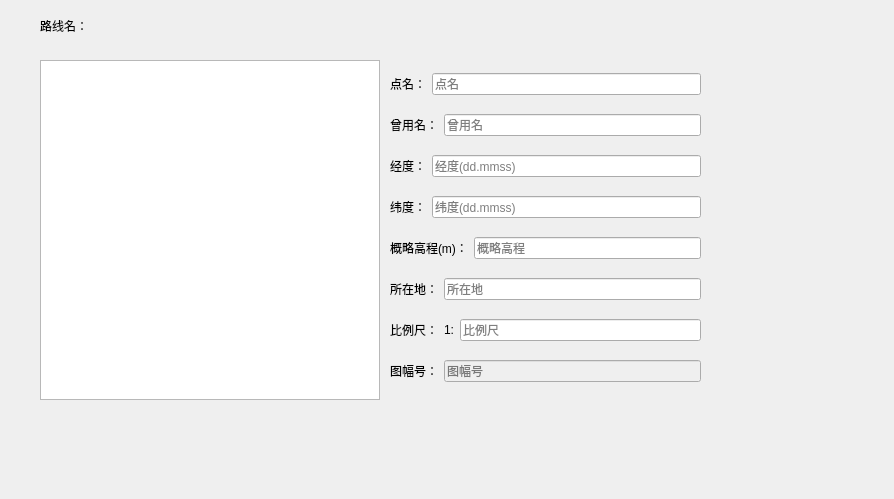
<?xml version="1.0" encoding="UTF-8"?>
<ui version="4.0">
 <class>Form</class>
 <widget class="QWidget" name="Form">
  <property name="geometry">
   <rect>
    <x>0</x>
    <y>0</y>
    <width>894</width>
    <height>499</height>
   </rect>
  </property>
  <property name="windowTitle">
   <string>Form</string>
  </property>
  <widget class="QLabel" name="labelLineName">
   <property name="geometry">
    <rect>
     <x>40</x>
     <y>20</y>
     <width>54</width>
     <height>12</height>
    </rect>
   </property>
   <property name="text">
    <string>路线名：</string>
   </property>
  </widget>
  <widget class="QWidget" name="verticalLayoutWidget">
   <property name="geometry">
    <rect>
     <x>390</x>
     <y>60</y>
     <width>311</width>
     <height>341</height>
    </rect>
   </property>
   <layout class="QVBoxLayout" name="verticalLayoutBasicInfo">
    <item>
     <layout class="QHBoxLayout" name="horizontalLayoutPointName">
      <item>
       <widget class="QLabel" name="labelPointName">
        <property name="text">
         <string>点名：</string>
        </property>
       </widget>
      </item>
      <item>
       <widget class="QLineEdit" name="lineEditPointName">
        <property name="placeholderText">
         <string>点名</string>
        </property>
       </widget>
      </item>
     </layout>
    </item>
    <item>
     <layout class="QHBoxLayout" name="horizontalLayoutFormerName">
      <item>
       <widget class="QLabel" name="labelFormerName">
        <property name="text">
         <string>曾用名：</string>
        </property>
       </widget>
      </item>
      <item>
       <widget class="QLineEdit" name="lineEditFormerName">
        <property name="placeholderText">
         <string>曾用名</string>
        </property>
       </widget>
      </item>
     </layout>
    </item>
    <item>
     <layout class="QHBoxLayout" name="horizontalLayoutLongitude">
      <item>
       <widget class="QLabel" name="labelLongitude">
        <property name="text">
         <string>经度：</string>
        </property>
       </widget>
      </item>
      <item>
       <widget class="QLineEdit" name="lineEditLongitude">
        <property name="placeholderText">
         <string>经度(dd.mmss)</string>
        </property>
       </widget>
      </item>
     </layout>
    </item>
    <item>
     <layout class="QHBoxLayout" name="horizontalLayoutLatitude">
      <item>
       <widget class="QLabel" name="labelLatitude">
        <property name="text">
         <string>纬度：</string>
        </property>
       </widget>
      </item>
      <item>
       <widget class="QLineEdit" name="lineEditLatitude">
        <property name="placeholderText">
         <string>纬度(dd.mmss)</string>
        </property>
       </widget>
      </item>
     </layout>
    </item>
    <item>
     <layout class="QHBoxLayout" name="horizontalLayoutHeight">
      <item>
       <widget class="QLabel" name="labelHight">
        <property name="text">
         <string>概略高程(m)：</string>
        </property>
       </widget>
      </item>
      <item>
       <widget class="QLineEdit" name="lineEditHight">
        <property name="placeholderText">
         <string>概略高程</string>
        </property>
       </widget>
      </item>
     </layout>
    </item>
    <item>
     <layout class="QHBoxLayout" name="horizontalLayoutLocation">
      <item>
       <widget class="QLabel" name="labelLocation">
        <property name="text">
         <string>所在地：</string>
        </property>
       </widget>
      </item>
      <item>
       <widget class="QLineEdit" name="lineEditLocation">
        <property name="placeholderText">
         <string>所在地</string>
        </property>
       </widget>
      </item>
     </layout>
    </item>
    <item>
     <layout class="QHBoxLayout" name="horizontalLayoutScale">
      <item>
       <widget class="QLabel" name="labelScale">
        <property name="text">
         <string>比例尺：</string>
        </property>
       </widget>
      </item>
      <item>
       <widget class="QLabel" name="labelScale_2">
        <property name="text">
         <string>1:</string>
        </property>
       </widget>
      </item>
      <item>
       <widget class="QLineEdit" name="lineEditScale">
        <property name="placeholderText">
         <string>比例尺</string>
        </property>
       </widget>
      </item>
     </layout>
    </item>
    <item>
     <layout class="QHBoxLayout" name="horizontalLayoutMapsheet">
      <item>
       <widget class="QLabel" name="labelMapsheet">
        <property name="text">
         <string>图幅号：</string>
        </property>
       </widget>
      </item>
      <item>
       <widget class="QLineEdit" name="lineEditMapsheet">
        <property name="enabled">
         <bool>false</bool>
        </property>
        <property name="placeholderText">
         <string>图幅号</string>
        </property>
       </widget>
      </item>
     </layout>
    </item>
   </layout>
  </widget>
  <widget class="QGraphicsView" name="graphicsViewPositionMap">
   <property name="geometry">
    <rect>
     <x>40</x>
     <y>60</y>
     <width>340</width>
     <height>340</height>
    </rect>
   </property>
   <property name="verticalScrollBarPolicy">
    <enum>Qt::ScrollBarAlwaysOff</enum>
   </property>
   <property name="horizontalScrollBarPolicy">
    <enum>Qt::ScrollBarAlwaysOff</enum>
   </property>
  </widget>
 </widget>
 <resources/>
 <connections/>
</ui>
